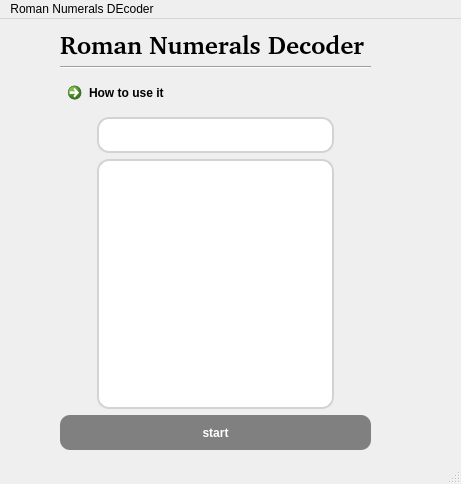
<?xml version="1.0" encoding="UTF-8"?>
<ui version="4.0">
 <class>MainWindow</class>
 <widget class="QMainWindow" name="MainWindow">
  <property name="geometry">
   <rect>
    <x>0</x>
    <y>0</y>
    <width>461</width>
    <height>484</height>
   </rect>
  </property>
  <property name="windowTitle">
   <string>MainWindow</string>
  </property>
  <widget class="QWidget" name="centralwidget">
   <widget class="QWidget" name="layoutWidget">
    <property name="geometry">
     <rect>
      <x>60</x>
      <y>10</y>
      <width>311</width>
      <height>421</height>
     </rect>
    </property>
    <layout class="QVBoxLayout" name="verticalLayout">
     <item>
      <widget class="QLabel" name="label">
       <property name="styleSheet">
        <string notr="true">font: Impact, fantasy;
font-weight: bold;
font-size: 25px
</string>
       </property>
       <property name="text">
        <string>Roman Numerals Decoder</string>
       </property>
      </widget>
     </item>
     <item>
      <widget class="Line" name="line">
       <property name="orientation">
        <enum>Qt::Horizontal</enum>
       </property>
      </widget>
     </item>
     <item>
      <widget class="QCommandLinkButton" name="commandLinkButton">
       <property name="text">
        <string>How to use it</string>
       </property>
      </widget>
     </item>
     <item>
      <widget class="QLineEdit" name="lineEdit">
       <property name="whatsThis">
        <string>&lt;html&gt;&lt;head/&gt;&lt;body&gt;&lt;p&gt;Write the text that you want to decode/encode right there&lt;/p&gt;&lt;/body&gt;&lt;/html&gt;</string>
       </property>
       <property name="styleSheet">
        <string notr="true">font-family: 'Roboto', sans-serif;
  color: #333;
  font-size: 1.2rem;
	margin: 0 auto;
  background-color: rgb(255, 255, 255);
  border: none;
  width: 100%;
  display: block;
  border-bottom: 0.3rem solid transparent;
  transition: all 0.3s;
padding: 8px;
  border-radius: 12px;
  border: 1.5px solid lightgrey;
  outline: none;
  transition: all 0.3s cubic-bezier(0.19, 1, 0.22, 1);
  box-shadow: 0px 0px 20px -18px;</string>
       </property>
       <property name="text">
        <string/>
       </property>
      </widget>
     </item>
     <item>
      <widget class="QTextBrowser" name="textBrowser">
       <property name="styleSheet">
        <string notr="true">font-family: 'Roboto', sans-serif;
  color: #333;
  font-size: 1.2rem;
	margin: 0 auto;
  background-color: rgb(255, 255, 255);
  border: none;
  width: 80%;
  display: block;
  border-bottom: 0.3rem solid transparent;
  transition: all 0.3s;
padding: 8px;
  border-radius: 12px;
  border: 1.5px solid lightgrey;
  outline: none;
  transition: all 0.3s cubic-bezier(0.19, 1, 0.22, 1);
  box-shadow: 0px 0px 20px -18px;</string>
       </property>
      </widget>
     </item>
     <item>
      <widget class="QPushButton" name="pushButton">
       <property name="styleSheet">
        <string notr="true">border-radius: 10px;
font: 8pt &quot;Arial&quot;;
font: 8pt &quot;Arial&quot;;
font-weight: bold;
    color: white;
    transition: .2s linear;
    background: #808080;
width: 60%;
height: 35%;
  display: block; /* Как бы нам хотелось `display: упражнение &quot;жим-лежа&quot;`, но пока что подойдет `block` */
  box-sizing: border-box; 
hover 
    box-shadow: 0 0 0 2px white, 0 0 0 4px #3C82F8;
</string>
       </property>
       <property name="text">
        <string>start</string>
       </property>
      </widget>
     </item>
    </layout>
   </widget>
  </widget>
  <widget class="QMenuBar" name="menubar">
   <property name="geometry">
    <rect>
     <x>0</x>
     <y>0</y>
     <width>461</width>
     <height>20</height>
    </rect>
   </property>
   <widget class="QMenu" name="menuRoman_Numerals_DEcoder">
    <property name="title">
     <string>Roman Numerals DEcoder</string>
    </property>
   </widget>
   <addaction name="menuRoman_Numerals_DEcoder"/>
  </widget>
  <widget class="QStatusBar" name="statusbar"/>
 </widget>
 <resources/>
 <connections/>
</ui>
